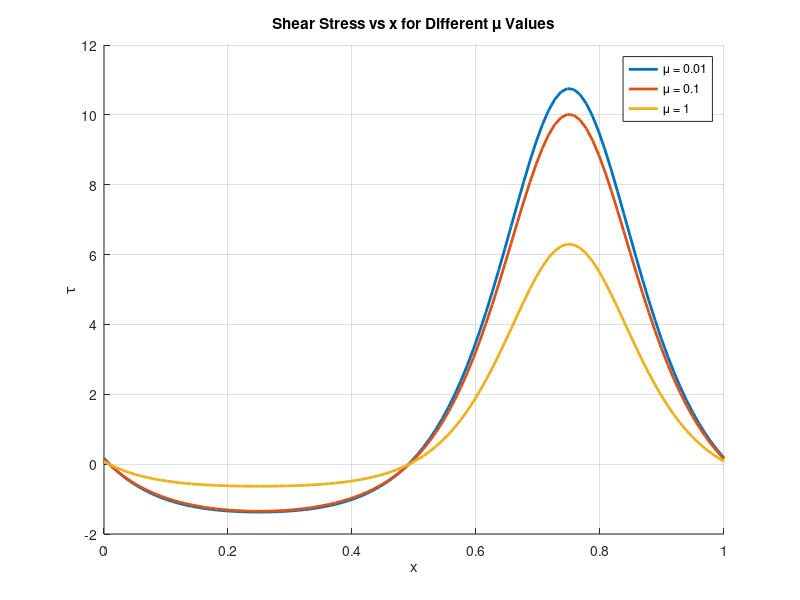

Here is the MATLAB script that generated this plot:
clear all;

pi = 3.14; 
 G = 1; % Greshof number
  B = 0.001; % Heat Source Parameter

h = @(x) 1+0.5 * sin(2*pi*x);
%1 + 0.5 * sin(2 * pi * x);
       
q =-1.025;
q1 = @(mu, q) (-(0.8)^8 * (mu-1) * G*B/120*mu + (0.8)^6 * (mu-1) * G*B/20*mu - (0.8)^5 * (mu-5/4) * G*B/30*mu - (0.8)^4 * (mu-1) * (1+G*B/24*mu) + (0.8)^3 * (mu-3/2) * (q + 1+ G*B/30*mu) + (0.8) * (G*B/(120*mu) + 3*q/2 + 1/2))/((mu-1)*(0.8)^3 + 1);

% Values of mu to consider
mu_values = [ 0.01 0.1 1]; % Values of mu to consider
colors = { '-g', '-b', '-k'};
x_values = linspace(0, 1, 100);
shear_stress_values = zeros(length(mu_values), length(x_values));



% Loop over different values of mu
for m = 1:length(mu_values)
    mu = mu_values(m);
    shear_stress = zeros(1, length(x_values));

    for i = 1:length(x_values)
        x = x_values(i);
        h_value = h(x);
        q1_value = q1(mu, q);
        A = @(mu) (mu - 1) * G*B/(120*mu);
        B1 = @(mu, h) -(mu - 1) * G*B*h^2/(20*mu);
        C = @(mu, h) (mu - 5/4) * G*B*h^3/(30*mu);
        D = @(mu, h) (mu -1) * (1 + G*B*h^4/(24*mu));
        E = @(mu, h, q1) - ((mu - 3/2) * (q + h + G*B*h^5/(30*mu)) - q1*(mu - 1));
        F = @(h) -((q + h) * 3*h^2/2 + G*B*h^7/120 - h^3);
        G1 = @(q1, h) q1*h^3;

        du_dx = @(mu, q, h, h1) -3*h*((q + h) + (G*B/30*mu)*((mu - 1)*h1^5 + h^5))/((mu - 1)*h1^3 + h^3) + G*B*h^3/(6*mu);
        
        a = A(mu);
        b1 = B1(mu, h_value);
        c = C(mu, h_value);
        d = D(mu, h_value);
        e = E(mu, h_value, q1_value);
        f = F(h_value);
        g1 = G1(q1_value, h_value);

        % Calculate the roots
        roots_array = roots([a 0 b1 c d e 0 f g1]);
        
        % Filter only the real roots
        real_roots = roots_array(imag(roots_array) == 0 & real(roots_array) < h_value & real(roots_array) > 0);
 
                % Store only the first real root in h1, if any
        if ~isempty(real_roots)
            h1_value = real_roots(1);
            shear_stress(i) = du_dx(mu, q, h_value, h1_value);
        end
    end
    
    shear_stress_values(m, :) = shear_stress;
    
end

% Plotting
figure;
hold on;
for m = 1:length(mu_values)
    plot(x_values, shear_stress_values(m, :), '-', 'Linewidth', 2, 'DisplayName', ['\mu = ' num2str(mu_values(m))]);
end
hold off;
xlabel('x');
ylabel('\tau');
title('Shear Stress vs x for Different \mu Values');
legend('Location', 'best');
grid on;
